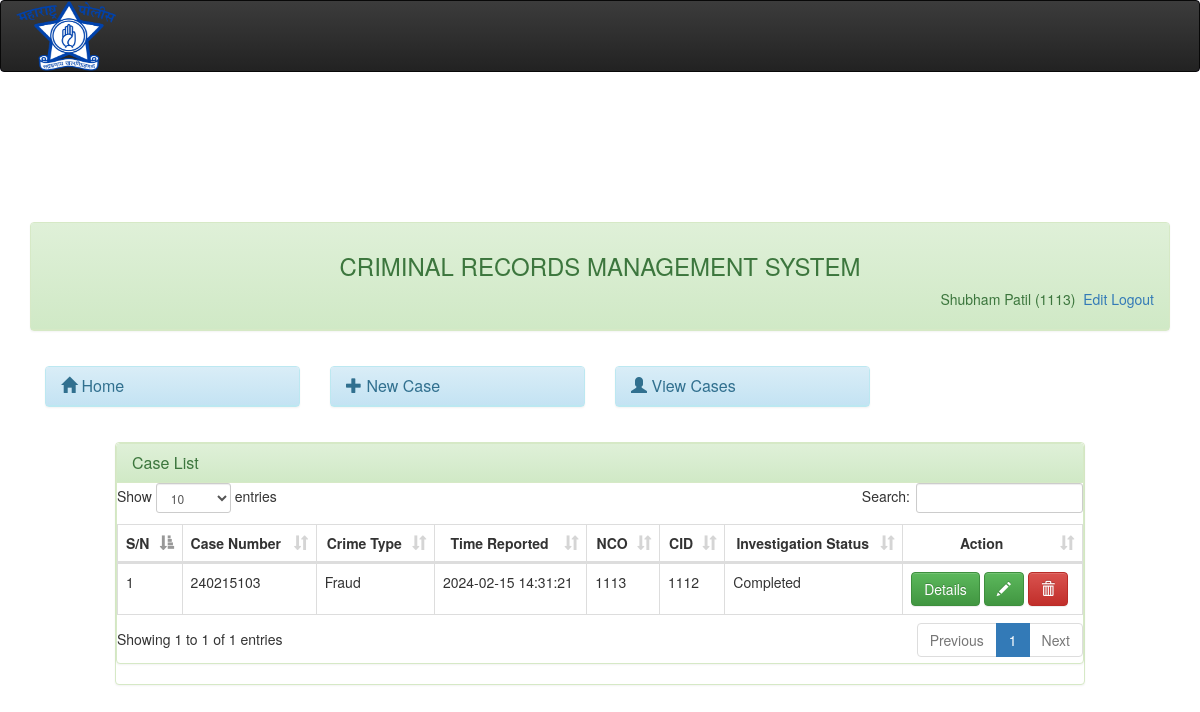
Page /officer/caseview.php (signed in) on the committed database.
### tables this page shows
CREATE TABLE `userlogin` (
  `id` int(11) NOT NULL,
  `staffid` varchar(20) NOT NULL,
  `status` varchar(50) NOT NULL,
  `password` varchar(50) NOT NULL,
  `surname` varchar(50) NOT NULL,
  `othernames` varchar(50) NOT NULL
);

CREATE TABLE `case_table` (
  `case_id` varchar(20) NOT NULL,
  `statement` varchar(200) NOT NULL,
  `caseid` int(11) NOT NULL,
  `date_added` datetime DEFAULT NULL,
  `staffid` varchar(30) NOT NULL,
  `case_type` varchar(50) NOT NULL,
  `status` varchar(50) NOT NULL,
  `cid` varchar(20) NOT NULL DEFAULT 'Not Yet',
  `complete_date` date NOT NULL,
  `diaryofaction` varchar(200) NOT NULL
);

### officer/session.php (called while the page is built, shortened)
<?php
$session_id=$_SESSION['staffid'];
?>

### officer/caseview.php (the view, shortened to what this page needs)
<?php
include('dbconnect.php');
include('header.php');
 ?>
<br />
<div class="container-fluid">
	<?php include('menubar.php');?>
	<div class="col-md-1"></div>
	<div class="col-md-10">
		<div class="panel panel-success">
			<div class="panel panel-success">
			 	<div class="panel-heading">
			 		<h3 class="panel-title">
			 			Case List
			 		</h3>
			 	</div>
<div id="trans-table">
<table id="myTable-trans" class="table table-bordered table-hover" cellspacing="0" width="100%">
	<thead>
	    <tr>
	        <th>S/N</th>
	         <th>Case Number</th>
	        <th ><center>Crime Type</center></th>
	        <th><center>Time Reported</center></th>
	        <th><center>NCO</center></th>
	        <th><center>CID</center></th>
	        <th><center>Investigation Status</center></th>
	        <th><center>Action</center></th>
	    </tr>
	</thead>
    <tbody>
    	<?php
		$sn=0;
		$query=mysqli_query($dbcon,"select * from case_table");
		while($row = mysqli_fetch_array($query)){
		$id = $row['case_id'];
		$sn++;
		?>
		<tr>
        <td><?php echo $sn;?></td>
        <td><?php echo $row['case_id'];?></td>
		<td><?php echo $row['case_type'];?></td>
		<td><?php echo $row['date_added']; ?></td>
		<td><?php echo $row['staffid']; ?></td>
		<td><?php echo $row['cid']; ?></td>
		<td><?php echo $row['status']; ?></td>
		<td class="empty" width="">
			<a data-placement="left" title="Click to view" id="view<?php echo $id;?>" href="casedetails.php<?php echo '?id='.$id; ?>&status=<?php echo $row['status'] ?>" class="btn btn-success">Details<i class="icon-pencil icon-large"></i></a>
		<button type="button" data-toggle="modal" data-target="#<?php echo $row['case_id'];?>" data-placement="left" title="Click to edit"   class="btn btn-success"><span class="glyphicon glyphicon-pencil" aria-hidden="true"></span></button>
		<button type="button" data-toggle="modal" data-target="#delete<?php echo $row['case_id'];?>" data-placement="left"  class="btn btn-danger"><span class="glyphicon glyphicon-trash" aria-hidden="true"></span></button>
		</td>
		</tr>
	<?php } ?>
    </tbody>
</table>
</div>
</div>
	</div>
	<div class="col-md-1"></div>
</div>
</body>
</html>

### officer/menubar.php
<div class="col-md-12">
	<div class="panel panel-success">
		<div class="panel-heading" style="padding-bottom: 40px;">
			<center><h3>CRIMINAL RECORDS MANAGEMENT SYSTEM</h3></center>
					<?php
					include('session.php');
					include('dbconnect.php');
					$query= mysqli_query($dbcon,"select * from userlogin where staffid = '$session_id'")or die(mysql_error($dbcon));
					$row = mysqli_fetch_array($query);
					?>
                           <span class="pull-right">
                              <?php echo $row['surname']." ". $row['othernames']." (" .$row['staffid'].")";  ?>
                                 <a href="profile.php"><i class="icon-signout icon-large"></i>&nbsp;Edit</a><a href="logout.php"><i class="icon-signout icon-large"></i>&nbsp;Logout</a>
                                 </span>
                   </div>
		</div>
		<div class="panel-body">
			<div class="row">
				<div class="col-md-3">
					<div class="panel panel-info">
						<div class="panel-heading">
							<h3 class="panel-title"> <a href="index.php">
								<span class="glyphicon glyphicon-home" aria-hidden="true"></span> Home</a>
						</div>
					</div>
				</div>
				<div class="col-md-3">
					<div class="panel panel-info">
						<div class="panel-heading">
							<h3 class="panel-title"> <a href="addcompl.php">
								<span class="glyphicon glyphicon-plus" aria-hidden="true"></span>
							New Case</a>
							</h3>
						</div>
					</div>
				</div>
				<div class="col-md-3">
					<div class="panel panel-info">
						<div class="panel-heading">
							<h3 class="panel-title"> <a href="caseview.php">
								<span class="glyphicon glyphicon-user" aria-hidden="true"></span> View Cases</a>
						</div>
					</div>
				</div>
			</div>
		</div>
	</div>
</div>

### officer/assets/css/simple-sidebar.css (style rules this page uses)
body { overflow-x: hidden; }

### rows in the picture
userlogin: surname "Shubham", othernames "Patil", staffid "1113"
case_table: case "240215103", case_type "Fraud", date_added "2024-02-15 14:31:21", staffid "1113", cid "1112", status "Completed"
